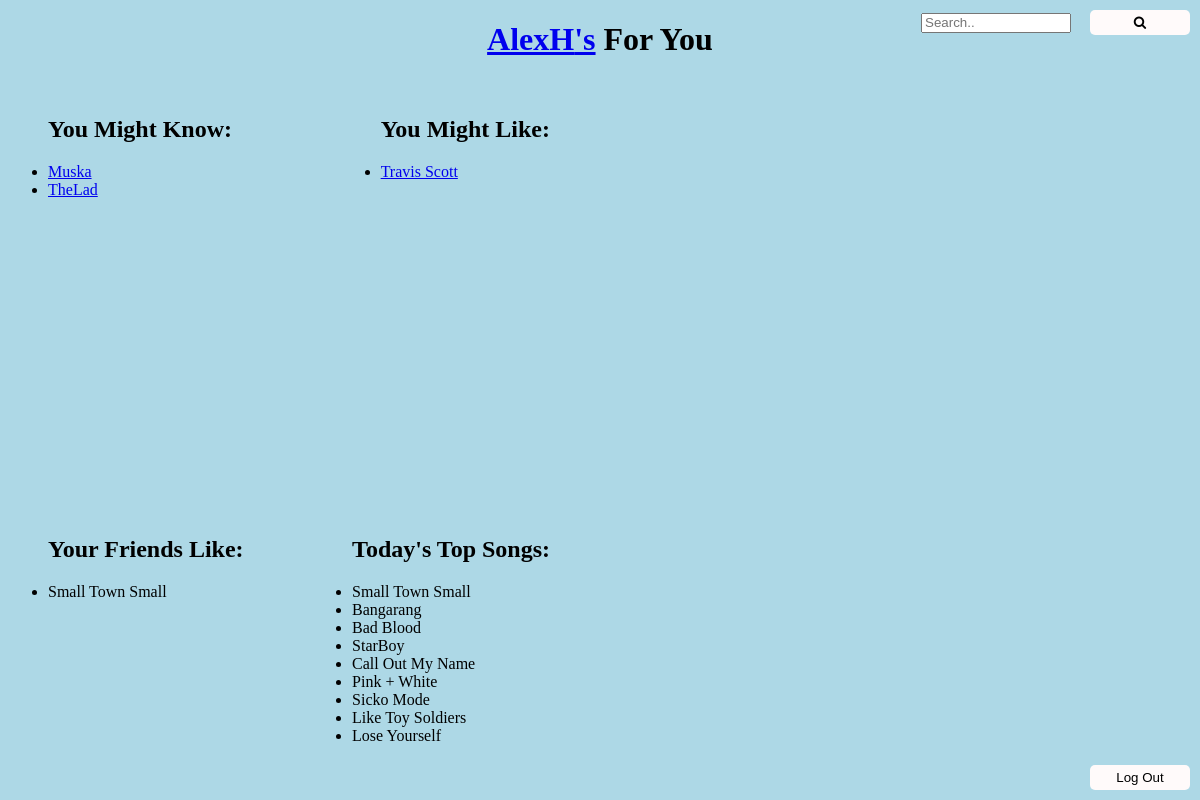
/home (signed in), run on an earlier commit of the app's database.
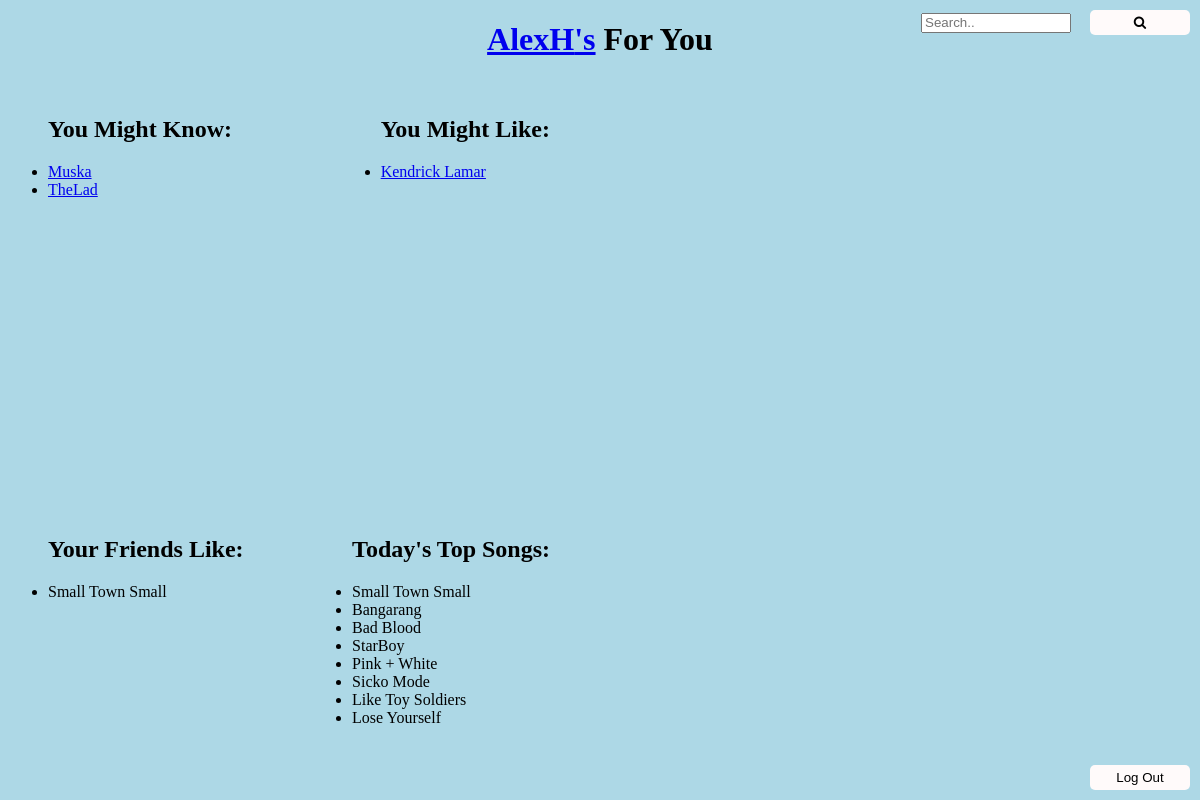
And on a later commit of the database.
### runner.py (models this page shows, shortened)
class Users(UserMixin, db.Model):
    __tablename__ = "Users"
    id = db.Column(db.Integer, primary_key = True)
    username = db.Column(db.String, nullable = False)
    password = db.Column(db.String, nullable = False)

class Artists(db.Model):
    __tablename__ = "Artists"
    id = db.Column(db.Integer, primary_key = True)
    name = db.Column(db.String, nullable = False)

class Songs(db.Model):
    __tablename__ = "Songs"
    id = db.Column(db.Integer, primary_key = True)
    name = db.Column(db.String, nullable = False)
    albumkey = db.Column(db.Integer)
    genrekey = db.Column(db.Integer, nullable = False)
    artistkey = db.Column(db.Integer, nullable = False)

### runner.py (the view, shortened to what this page needs)
@app.route("/home", methods = ["GET", "POST"])
@login_required
def home():
    if request.method == "GET":
        res = db.session.execute("""
        select username
        from Users, Followers
        where id = followed
            and id != :key
            and user in (
                select followed
                from Followers
                where user = :key
            )
            and followed not in (
                select followed
                from Followers
                where user = :key
            )
        group by id
        order by count(*) desc
        limit 5;""", {"key" : current_user.id})
        accounts = []
        for row in res:
            accounts.append(row[0])
        res = db.session.execute("""
        select Artists.name
        from Artists, Songs, Genres
        where Artists.id = Songs.artistkey
            and Songs.genrekey = Genres.id
            and Genres.id in (
                select Genres.id
                from PlaylistsSongs, Songs, Genres, Playlists, Users
                where Users.id = :key
                    and songkey = Songs.id
                    and Songs.genrekey = Genres.id
                    and playlistkey = Playlists.id
                    and Playlists.userkey = Users.id
            )
            and Artists.id not in (
                select artistkey
                from FollowersArtists
                where userkey = :key
            )
        group by Artists.name, Genres.name
        order by count(*) desc
        limit 5;""",{"key" : current_user.id} )
        artists = []
        for row in res:
            artists.append(row[0])
        res = db.session.execute("""
        select Songs.name
        from Songs, PlaylistsSongs, Playlists
        where Playlists.public = 1
            and Playlists.userkey != :key
            and Playlists.id = playlistkey
            and Songs.id = songkey
            and Playlists.userkey in (
                select followed
                from Followers
                where user = :key
                )
            group by Songs.name
            order by count(*) desc
            limit 5;""", {"key" : current_user.id})
        followerRecs = []
        for row in res:
            followerRecs.append(row[0])
        res = db.session.execute("""
        select name, count(*) as TimesAdded
        from Songs, PlaylistsSongs
        where Songs.id = songkey
        group by songkey
        order by TimesAdded desc
        limit 10;
        """)
        topSongs = []
        for row in res:
            topSongs.append(row[0])
        return render_template("home.html", user = current_user, followers = accounts, artists = artists, followerRecs = followerRecs,
                                topSongs = topSongs)

### runner.py (called while the page is built)
@login_manager.user_loader
def load_user(user_id):
    return Users.query.filter_by(id = user_id).first()

### templates/home.html (shortened to what this page needs)
<!DOCTYPE html>
<html lang = 'en'>
    <head>
        <link href="../static/stylesheet.css" rel="stylesheet">
    </head>
    <body>
        <h1 class="center"><a href = "/user/{{user.username}}">{{user.username}}'s</a> For You</h1>
        <ul class = "upperLeft" type = "disc">
            <h2 class = "center">You Might Know: </h2>
            {% if not followers %}
                <li>No suggested followers :(</li>
            {% else %}
                {% for row in followers %}
                    <li><a href = "/user/{{row}}">{{row}}</a></li>
                {% endfor %}
            {% endif %}
        </ul>
        <ul class = "upperRight" type = "disc">
            <h2 class = "center">You Might Like: </h2>
            {% if not artists %}
                <li>No suggested artists :(</li>
            {% else %}
                {% for row in artists %}
                    <li><a href = "/artist/{{row}}">{{row}}</a></li>
                {% endfor %}
            {% endif %}
        </ul>
        <ul class = "bottomLeft" type = "disc">
            <h2 class = "center">Your Friends Like: </h2>
            {% if not followerRecs %}
                <li>No songs :(</li>
            {% else %}
                {% for row in followerRecs %}
                    <li>{{row}}</li>
                {% endfor %}
            {% endif %}
        </ul>
        <ul class = "bottomRight" type = "disc">
            <h2 class = "center">Today's Top Songs: </h2>
            {% if not topSongs %}
                <li>No songs :(</li>
            {% else %}
                {% for song in topSongs %}
                    <li>{{song}}</li>
                {% endfor %}
            {% endif %}
        </ul>
        <link rel="stylesheet" href="https://cdnjs.cloudflare.com/ajax/libs/font-awesome/4.7.0/css/font-awesome.min.css">
        <form class="search">
        <input type="text" id = "searchBar" placeholder="Search.." name="search">
        <button type="button" id = "searchButton" onclick="searching()"><i class="fa fa-search"></i></button>
        </form>
        <button type="button" class="exit" id="logout" onclick="logout()">Log Out</button>
    </body>
</html>

What changed in the data, as far as the page shows it:
no longer on this page (row unchanged): Artists: name "Travis Scott"
no longer on this page (row unchanged): Songs: name "Call Out My Name", shown under "Today's Top Songs:"
added Artists: name "Kendrick Lamar"
